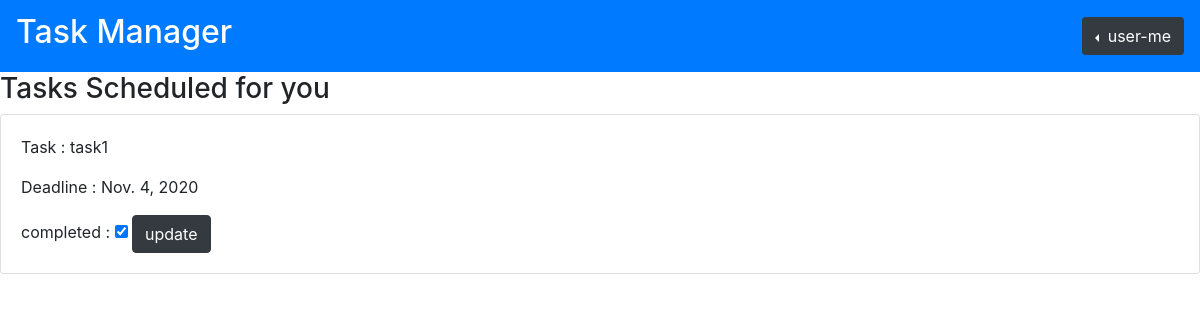
/ (signed in), run on an earlier commit of the app's database.
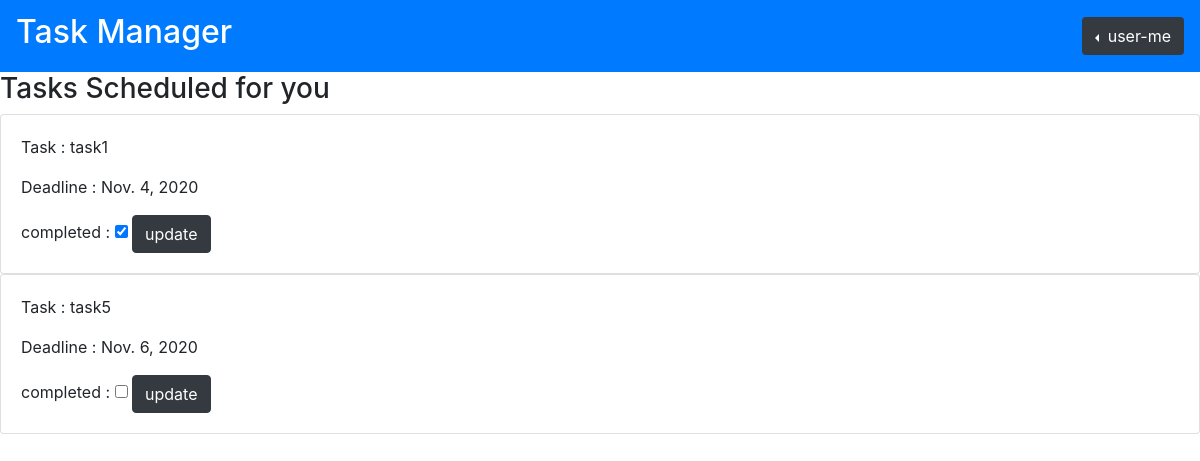
And on a later commit of the database.
### base/models.py (models this page shows)
class Task(models.Model):
    title = models.CharField(max_length = 30)
    deadline = models.DateField()
    done = models.BooleanField()
    user = models.ForeignKey(settings.AUTH_USER_MODEL,on_delete = models.CASCADE, null = True, blank = True)

### base/views.py (the view)
# urls.py: path('',views.home,name = 'home'),
@login_required(login_url='login')
def home(request):
    template = 'base/home.html'
    try:
        obj = Task.objects.filter(user = request.user)
    except:
        obj = 'none'
    users = User.objects.filter(~Q(id = 1))
    return render(request,template,{'obj': obj,'users' : users})

### templates/base/home.html (shortened to what this page needs)
{% extends 'base.html' %}
{% block content %}
{% include 'includes/header.html' %}
    <h3>Tasks Scheduled for you</h3>
    {% if obj == 'none' %}
        <div class="card">
            <div class="card-body">
                <p><pre>No Tasks scheduled for you </pre> </p>
            </div>
        </div>
    {% else %}
        {% for o in obj %}
            <div class="card">
                <div class="card-body">
                     <p> Task : {{o.title}}</p> <p> Deadline : {{o.deadline}} </p>
                    <form method="POST" action="{% url 'updatestatus' pk=o.pk %}"> {% csrf_token %}
                    completed : <input type="checkbox" name="status" {% if o.done %} checked = 'checked'{% endif %}>
                    <input type="submit" value="update" class="btn btn-dark">
                </form>
                </div>
            </div>
         {% endfor %}
    {% endif %}
{% endblock %}

### templates/base.html (shortened to what this page needs)
<!doctype html>
<html lang="en">
  <head>
    <link rel="stylesheet" href="https://cdn.jsdelivr.net/npm/bootstrap@4.5.3/dist/css/bootstrap.min.css">
  </head>
  <body>
    {% block content %}{% endblock %}
  </body>
</html>

### templates/includes/header.html (shortened to what this page needs)
<nav class="navbar navbar-dark bg-primary">
    <a class="navbar-brand" href="#">
      <h2>Task Manager</h2>
    </a>
        {% if user.is_authenticated %}
         <div class="dropdown dropleft">
            <button type="button" class="btn bg-dark dropdown-toggle text-white" data-toggle="dropdown">
              {{user.username}}
            </button>
        </div>
            {% endif %}
  </nav>

What changed in the data, as far as the page shows it:
added Task: title "task5", deadline "Nov. 6, 2020"
